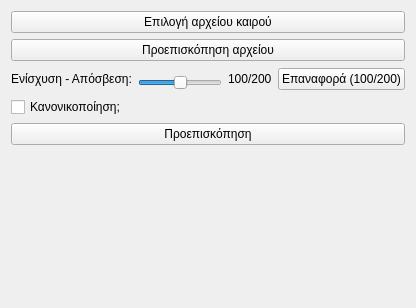
     <widget class="QWidget" name="tab_1">
      <attribute name="title">
       <string>Εισαγωγή από αρχείο ήχου (συνίσταται)</string>
      </attribute>
      <layout class="QVBoxLayout" name="verticalLayout">
       <item>
        <widget class="QPushButton" name="import_file_select_button">
         <property name="sizePolicy">
          <sizepolicy hsizetype="Minimum" vsizetype="Maximum">
           <horstretch>0</horstretch>
           <verstretch>0</verstretch>
          </sizepolicy>
         </property>
         <property name="minimumSize">
          <size>
           <width>0</width>
           <height>0</height>
          </size>
         </property>
         <property name="text">
          <string>Επιλογή αρχείου καιρού</string>
         </property>
        </widget>
       </item>
       <item>
        <widget class="QPushButton" name="import_file_preview_button">
         <property name="sizePolicy">
          <sizepolicy hsizetype="Minimum" vsizetype="Maximum">
           <horstretch>0</horstretch>
           <verstretch>0</verstretch>
          </sizepolicy>
         </property>
         <property name="minimumSize">
          <size>
           <width>0</width>
           <height>0</height>
          </size>
         </property>
         <property name="text">
          <string>Προεπισκόπηση αρχείου</string>
         </property>
         <property name="icon">
          <iconset resource="../../../../icons.qrc">
           <normaloff>:/rest-windows/assets/images/rest-windows/preview-church-news.png</normaloff>:/rest-windows/assets/images/rest-windows/preview-church-news.png</iconset>
         </property>
        </widget>
       </item>
       <item>
        <widget class="QFrame" name="frame_4">
         <property name="sizePolicy">
          <sizepolicy hsizetype="Preferred" vsizetype="Fixed">
           <horstretch>0</horstretch>
           <verstretch>0</verstretch>
          </sizepolicy>
         </property>
         <property name="minimumSize">
          <size>
           <width>0</width>
           <height>0</height>
          </size>
         </property>
         <property name="styleSheet">
          <string notr="true">QFrame{border:none;}</string>
         </property>
         <property name="frameShape">
          <enum>QFrame::StyledPanel</enum>
         </property>
         <property name="frameShadow">
          <enum>QFrame::Raised</enum>
         </property>
         <layout class="QHBoxLayout" name="horizontalLayout_4">
          <property name="leftMargin">
           <number>0</number>
          </property>
          <property name="topMargin">
           <number>0</number>
          </property>
          <property name="rightMargin">
           <number>0</number>
          </property>
          <property name="bottomMargin">
           <number>0</number>
          </property>
          <item>
           <widget class="QLabel" name="label_7">
            <property name="text">
             <string>Ενίσχυση - Απόσβεση:</string>
            </property>
           </widget>
          </item>
          <item>
           <widget class="QFrame" name="frame_10">
            <property name="sizePolicy">
             <sizepolicy hsizetype="Expanding" vsizetype="Preferred">
              <horstretch>0</horstretch>
              <verstretch>0</verstretch>
             </sizepolicy>
            </property>
            <property name="frameShape">
             <enum>QFrame::StyledPanel</enum>
            </property>
            <property name="frameShadow">
             <enum>QFrame::Raised</enum>
            </property>
            <layout class="QVBoxLayout" name="verticalLayout_6">
             <property name="spacing">
              <number>0</number>
             </property>
             <property name="leftMargin">
              <number>0</number>
             </property>
             <property name="topMargin">
              <number>0</number>
             </property>
             <property name="rightMargin">
              <number>0</number>
             </property>
             <property name="bottomMargin">
              <number>0</number>
             </property>
             <item>
              <spacer name="verticalSpacer_5">
               <property name="orientation">
                <enum>Qt::Vertical</enum>
               </property>
               <property name="sizeHint" stdset="0">
                <size>
                 <width>20</width>
                 <height>8</height>
                </size>
               </property>
              </spacer>
             </item>
             <item>
              <widget class="QSlider" name="import_file_volume_slider">
               <property name="styleSheet">
                <string notr="true"/>
               </property>
               <property name="maximum">
                <number>200</number>
               </property>
               <property name="value">
                <number>100</number>
               </property>
               <property name="orientation">
                <enum>Qt::Horizontal</enum>
               </property>
              </widget>
             </item>
             <item>
              <spacer name="verticalSpacer_6">
               <property name="orientation">
                <enum>Qt::Vertical</enum>
               </property>
               <property name="sizeHint" stdset="0">
                <size>
                 <width>20</width>
                 <height>1</height>
                </size>
               </property>
              </spacer>
             </item>
            </layout>
           </widget>
          </item>
          <item>
           <widget class="QLabel" name="import_file_volume_label">
            <property name="text">
             <string>100/200</string>
            </property>
           </widget>
          </item>
          <item>
           <widget class="QPushButton" name="import_file_reset_button">
            <property name="sizePolicy">
             <sizepolicy hsizetype="Minimum" vsizetype="Maximum">
              <horstretch>0</horstretch>
              <verstretch>0</verstretch>
             </sizepolicy>
            </property>
            <property name="minimumSize">
             <size>
              <width>0</width>
              <height>0</height>
             </size>
            </property>
            <property name="text">
             <string>Επαναφορά (100/200)</string>
            </property>
           </widget>
          </item>
         </layout>
        </widget>
       </item>
       <item>
        <widget class="QFrame" name="frame_5">
         <property name="minimumSize">
          <size>
           <width>0</width>
           <height>0</height>
          </size>
         </property>
         <property name="styleSheet">
          <string notr="true">QFrame{border:none;}</string>
         </property>
         <property name="frameShape">
          <enum>QFrame::StyledPanel</enum>
         </property>
         <property name="frameShadow">
          <enum>QFrame::Raised</enum>
         </property>
         <layout class="QHBoxLayout" name="horizontalLayout_5">
          <property name="leftMargin">
           <number>0</number>
          </property>
          <property name="topMargin">
           <number>0</number>
          </property>
          <property name="rightMargin">
           <number>0</number>
          </property>
          <property name="bottomMargin">
           <number>0</number>
          </property>
          <item>
           <widget class="QCheckBox" name="import_file_is_normalized">
            <property name="text">
             <string>Κανονικοποίηση;</string>
            </property>
           </widget>
          </item>
         </layout>
        </widget>
       </item>
       <item>
        <widget class="QPushButton" name="import_file_final_preview_button">
         <property name="sizePolicy">
          <sizepolicy hsizetype="Minimum" vsizetype="Maximum">
           <horstretch>0</horstretch>
           <verstretch>0</verstretch>
          </sizepolicy>
         </property>
         <property name="minimumSize">
          <size>
           <width>0</width>
           <height>0</height>
          </size>
         </property>
         <property name="text">
          <string>Προεπισκόπηση</string>
         </property>
         <property name="icon">
          <iconset resource="../../../../icons.qrc">
           <normaloff>:/rest-windows/assets/images/rest-windows/preview-church-news.png</normaloff>:/rest-windows/assets/images/rest-windows/preview-church-news.png</iconset>
         </property>
        </widget>
       </item>
       <item>
        <spacer name="verticalSpacer">
         <property name="orientation">
          <enum>Qt::Vertical</enum>
         </property>
         <property name="sizeHint" stdset="0">
          <size>
           <width>20</width>
           <height>152</height>
          </size>
         </property>
        </spacer>
       </item>
      </layout>
     </widget>
